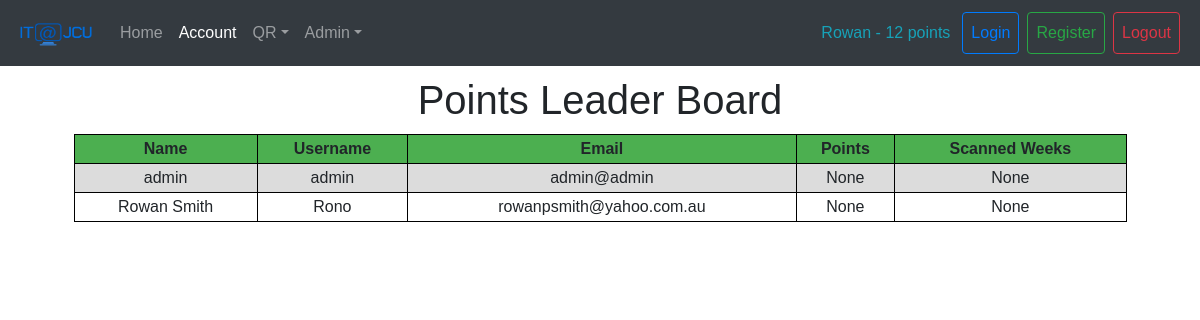
/account (signed in), run on the app's committed database.
### models/UserModel.py (models this page shows, shortened)
class UserModel(db.Model, UserMixin):
    __tablename__ = 'users'
    uuid = db.Column(db.String(36), unique=True, primary_key=True)
    name = db.Column(db.String(80), nullable=False)
    username = db.Column(db.String(80), unique=True, nullable=False)
    email = db.Column(db.String(120), unique=True, nullable=False)
    password_hash = db.Column(db.String(128))
    is_admin = db.Column(db.Boolean)
    points = db.Column(db.Integer, nullable=True)
    scanned_qr_codes = db.Column(db.String(300), nullable=True)

### views/account.py (the view)
@account.route('/account')
@login_required
def _account():
    session['points'] = UserModel.query.filter_by(name=session['name']).first().points
    return render_template('account/account.html', session=session, users=UserModel.query.order_by(UserModel.points.desc()).all())

### app.py (called while the page is built)
@login_manager.user_loader
def load_user(user_id):
    return UserModel.query.get(user_id)

### templates/account/account.html (shortened to what this page needs)
{%- extends "base.html" %}
{% block content %}
    <div>
        {% if session['is_admin'] %}
            <div>
                <h1 class="center_horizontal">Points Leader Board</h1>
                <table style="width: 90%">
                    <tr>
                        <th>Name</th>
                        <th>Username</th>
                        <th>Email</th>
                        <th>Points</th>
                        <th>Scanned Weeks</th>
                    </tr>
                    {% for i in users %}
                        <tr>
                            <td>{{ i.name }}</td>
                            <td>{{ i.username }}</td>
                            <td>{{ i.email }}</td>
                            <td>{{ i.points }}</td>
                            <td>{{ i.scanned_qr_codes }}</td>
                        </tr>
                    {% endfor %}
                </table>
            </div>
        {% endif %}
    </div>
{%- endblock %}

### templates/base.html (shortened to what this page needs)
<!DOCTYPE html>
<html lang="en">
{% from "macros/nav_macros.html" import nav_link with context %}
{% from "macros/nav_macros.html" import dropdown_nav with context %}
{% from "macros/nav_macros.html" import nav_logo with context %}
{% from "macros/nav_macros.html" import dropdown_item with context %}
<head>
    {% block head %}
        <link rel="stylesheet" href="../static/css/bootstrap.min.css"/>
        <link rel="stylesheet" href="../static/css/site_styles.css"/>
    {% endblock %}
</head>
<body>
<nav class="navbar navbar-expand-lg navbar-dark bg-dark">
    {% block navbar %}
        {{ nav_logo("index._index", "../static/images/favicon.png", "IT@JCU") }}
        <div class="collapse navbar-collapse" id="navbarSupportedContent">
            <ul class="navbar-nav mr-auto">
                {{ nav_link("index._index", "Home") }}
                {{ nav_link("account._account", "Account") }}
                <li class="nav-item dropdown">
                    <a class="nav-link dropdown-toggle" href="#" id="navbarDropdown" role="button"
                       data-toggle="dropdown" aria-haspopup="true" aria-expanded="false">QR</a>
                </li>
                <li class="nav-item dropdown">
                    <a class="nav-link dropdown-toggle" href="#" id="navbarDropdown" role="button"
                       data-toggle="dropdown" aria-haspopup="true" aria-expanded="false">Admin</a>
                </li>
            </ul>
            <div class="bg-dark p-2">
                <span class="text-info">Rowan - 12 points</span>
            </div>
            <a class="p-1" href="{{ url_for("auth._login") }}">
                <button class="btn btn-outline-primary my-2 my-sm-0 p-2" type="submit">Login</button>
            </a>
            <a class="p-1" href="{{ url_for("auth._register") }}">
                <button class="btn btn-outline-success my-2 my-sm-0 p-2" type="submit">Register</button>
            </a>
            <a class="p-1" href="{{ url_for("auth._logout") }}">
                <button class="btn btn-outline-danger my-2 my-sm-0 p-2" type="submit">Logout</button>
            </a>
        </div>
    {% endblock %}
</nav>
<div id="test" class="container-fluid text-center">
    {% block content %}{% endblock %}
</div>
</body>
</html>

### templates/macros/nav_macros.html (shortened to what this page needs)
{% macro nav_link(endpoint, text) %}
    {% if not request.endpoint %}
        <li class="nav-item"><a class="nav-link" href="{{ url_for(endpoint) }}">{{ text }}</a></li>
    {% elif request.endpoint.endswith(endpoint) %}
        <li class="nav-item active"><a class="nav-link" href="{{ url_for(endpoint) }}">{{ text }}</a></li>
    {% else %}
        <li class="nav-item"><a class="nav-link" href="{{ url_for(endpoint) }}">{{ text }}</a></li>
    {% endif %}
{% endmacro %}
{% macro nav_logo(endpoint, image_url, alt) %}
    <a class="navbar-brand" href="{{ url_for(endpoint) }}"><img src="{{ image_url }}" alt="{{ alt }}"></a>
{% endmacro %}

### static/css/site_styles.css (style rules this page uses)
.center_horizontal { margin: auto; width: 50%; padding: 10px; }
body { font-family: 'Lucida Grande', 'Lucida Sans Unicode', 'Geneva', 'Verdana', sans-serif; font-size: 1em; }
table, th, td { border: 1px solid #000; }
table { width: 90%; border-collapse: collapse; margin-left: auto; margin-right: auto; }
th { background-color: #4CAF50; }
th, td { padding: 2px; text-align: center; }
tr { background-color: #fff; }
tr:nth-child(even) { background-color: #dcdcdc; }
h1, h2, h3, h4 { text-align: center; }
button { background-color: #4CAF50; color: #fff; padding: 15px 10px; margin: 8px 0; border: none; border-radius: 4px; cursor: pointer; font-size: 1em; font-weight: 700; }
.navbar-brand img { height: 2em; width: 4em; }

### data on the page
UserModel: name "admin", username "admin", email "admin@admin", points "None", scanned_qr_codes "None"
UserModel: name "Rowan Smith", username "Rono", email "rowanpsmith@yahoo.com.au", points "None", scanned_qr_codes "None"

### other printed values
{{ text }} "Home"
{{ text }} "Account"
